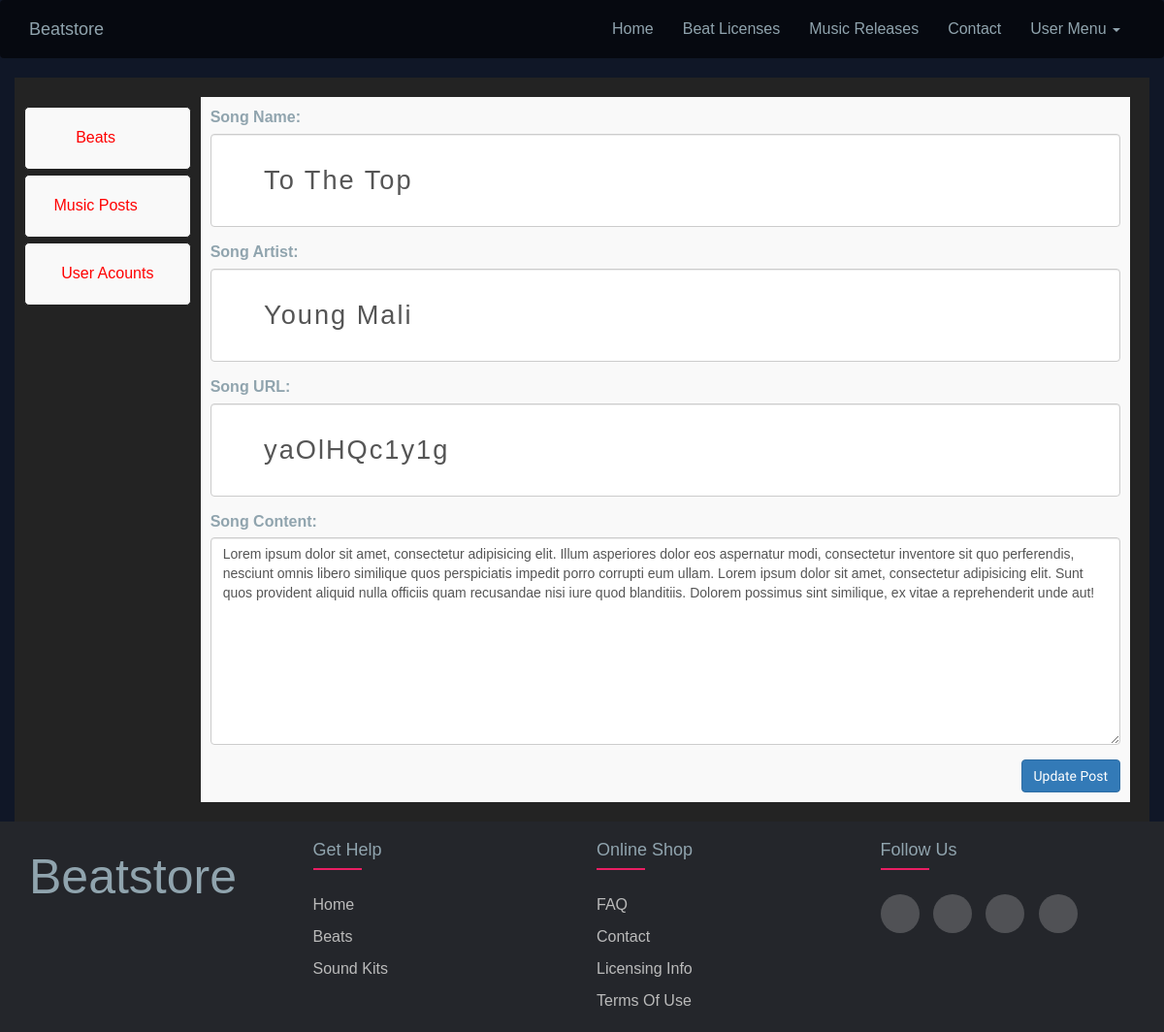
The app's page /cms.php?source=edit_post&edit=1 (signed in) with its own data.
### tables this page shows
CREATE TABLE `navbar` (
  `id` int(11) NOT NULL,
  `page` varchar(255) NOT NULL,
  `link` varchar(256) NOT NULL
);

CREATE TABLE `music_posts` (
  `id` int(11) NOT NULL,
  `song_name` varchar(255) NOT NULL,
  `song_artist` varchar(255) NOT NULL,
  `song_url` varchar(255) NOT NULL,
  `song_content` text NOT NULL
);

### includes/functions.php (called while the page is built, shortened)
<?php
include 'db.php';
function getNavbar(){
  global $connection;
  $query = 'SELECT * FROM navbar';
  $result = mysqli_query($connection, $query);
  while($row = mysqli_fetch_assoc($result)){
    $page = array(
      'page' => $row['page'],
      'link' => $row['link']
    );
    $pages[] = $page;
  }
  return $pages;
}

### includes/edit_post.php (the view, shortened to what this page needs)
<?php
if (isset($_GET['edit'])){
  $edit_id = mysqli_real_escape_string($connection, $_GET['edit']);
  $query = "SELECT * FROM music_posts WHERE id= {$edit_id}";
  $result = mysqli_query($connection, $query);
  while($row = mysqli_fetch_assoc($result)){
    $song_name = $row['song_name'];
    $song_artist = $row['song_artist'];
    $song_url = $row['song_url'];
    $song_content = $row['song_content'];
    ?>
 <form action="" method="post">
  <div class="form-group">
  <label for="song_name">Song Name: </label>
  <input name="song_name" type="text" class="form-control" value="<?php echo $song_name; ?>">
  </div>
  <div class="form-group">
  <label for="song_artist">Song Artist: </label>
  <input name="song_artist" type="text" class="form-control" value="<?php echo $song_artist; ?>">
  </div>
  <div class="form-group">
  <label for="song_url">Song URL: </label>
  <input name="song_url" type="text" class="form-control" value="<?php echo $song_url; ?>">
  </div>
  <div class="form-group">
  <label for="song_content">Song Content: </label>
    <textarea rows=10 name="song_content" class="form-control"><?php echo $song_content; ?></textarea>
  </div>
  <input class="btn btn-primary pull-right" type="submit" value="Update Post" name='submit'>
</form>
<?php  }
} ?>

### includes/navbar.php (shortened to what this page needs)
   <nav class="navbar navbar-inverse" id="navbar-scroll">
      <div class="container">
           <div class="navbar-header">
              <a href="index.php" class="navbar-brand" >Beatstore </a>
           </div>
           <div class="collapse navbar-collapse" id="navbar-collapse">
               <ul class="nav navbar-nav navbar-right">
                   <?php
                 foreach(getNavbar() as $key => $value){
                 ?>
                 <li <?php if($link == $value['link']){
                  echo 'class = active';
                 }?>
                 ><a href="<?php echo $value['link'];?>"><?php echo $value['page'];?></a></li>
                 <?php }
                 if(isset($_SESSION['logged_in'])){
                   ?>
                   <li class="dropdown">
                    <a class="toggle" data-target="userMenu" data-toggle="dropdown" aria-expanded="true">
User Menu
                      <span class="caret"></span></a>
                   </li>
                   <?php
                 }else {
                       echo "<li><a href='login.php'>Login</a></li>";
                 }
                 ?>
               </ul>
           </div>
       </div>
   </nav>

### main.css (style rules this page uses)
body { font-family: Oswald, Helvetica, Arial, sans-serif; font-size: 16px; padding: auto; background: #101727; background-position: center center; background-size: cover; }
body { min-height: 100vh; display: flex; flex-direction: column; flex-wrap: wrap; justify-content: space-between; color: #90a4ae; }
#navbar-scroll { padding: 5px 0; position: fixed; }
#navbar-scroll a { color: #90a4ae; }
nav#navbar-scroll { margin-bottom: 0; background: rgba(0,0,0,.6); border: none; position: absolute; width: 100%; z-index: 100; }
* { margin:0; padding:0; box-sizing: border-box; }
ul { list-style: none; }

### seach_bar.css (style rules this page uses)
* { outline: none; }
input, button { color: #000; font-family: Nunito; padding: 0; margin: 0; border: 3px; background-color: transparent; font-family: 'Comfortaa', cursive; }
form { height: 96px; }
input[type="text"] { width: 100%; height: 96px; font-size: 1.7em; line-height: 1; font-family: "Poppins", 'Helvetica', sans-serif; letter-spacing: 2px; padding-left: 2em; }
input[type="text"]::placeholder { color: #000; letter-spacing: 2px; padding-left: 0.5em; font-family: "Poppins", 'Helvetica', sans-serif; }

### records on screen
navbar: page "Home"
navbar: page "Beat Licenses"
navbar: page "Music Releases"
navbar: page "Contact"
music_posts: song_name "To The Top", song_artist "Young Mali", song_url "yaOlHQc1y1g", song_content "Lorem ipsum dolor sit amet, consectetur adipisicing elit. Illum asperiores dolor eos aspernatur modi, consectetur inventore sit quo perferendis, nesciunt omnis libero similique quos perspiciatis impedit porro corrupti eum ullam. Lorem ipsum dolor sit amet, consectetur adipisicing elit. Sunt quos provident aliquid nulla officiis quam recusandae nisi iure quod blanditiis. Dolorem possimus sint similique, ex vitae a reprehenderit unde aut!"
